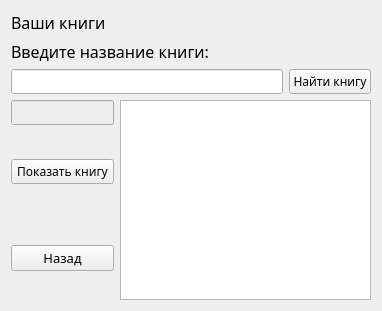
<?xml version="1.0" encoding="UTF-8"?>
<ui version="4.0">
 <class>My_Books</class>
 <widget class="QWidget" name="My_Books">
  <property name="geometry">
   <rect>
    <x>0</x>
    <y>0</y>
    <width>382</width>
    <height>311</height>
   </rect>
  </property>
  <property name="minimumSize">
   <size>
    <width>382</width>
    <height>311</height>
   </size>
  </property>
  <property name="windowTitle">
   <string>Form</string>
  </property>
  <layout class="QGridLayout" name="gridLayout">
   <item row="0" column="0">
    <layout class="QVBoxLayout" name="verticalLayout_2">
     <item>
      <widget class="QLabel" name="label_2">
       <property name="font">
        <font>
         <family>Segoe Script</family>
         <pointsize>12</pointsize>
        </font>
       </property>
       <property name="text">
        <string>Ваши книги</string>
       </property>
      </widget>
     </item>
     <item>
      <widget class="QLabel" name="label">
       <property name="font">
        <font>
         <family>Segoe Script</family>
         <pointsize>12</pointsize>
        </font>
       </property>
       <property name="text">
        <string>Введите название книги:</string>
       </property>
      </widget>
     </item>
     <item>
      <layout class="QHBoxLayout" name="horizontalLayout">
       <item>
        <widget class="QLineEdit" name="lineName">
         <property name="font">
          <font>
           <family>Segoe Script</family>
          </font>
         </property>
        </widget>
       </item>
       <item>
        <widget class="QPushButton" name="find_book">
         <property name="font">
          <font>
           <family>Segoe Script</family>
          </font>
         </property>
         <property name="text">
          <string>Найти книгу</string>
         </property>
        </widget>
       </item>
      </layout>
     </item>
     <item>
      <layout class="QHBoxLayout" name="horizontalLayout_2">
       <item>
        <layout class="QVBoxLayout" name="verticalLayout">
         <item>
          <widget class="QLineEdit" name="ChengeBook">
           <property name="enabled">
            <bool>false</bool>
           </property>
           <property name="font">
            <font>
             <family>Segoe Script</family>
            </font>
           </property>
          </widget>
         </item>
         <item>
          <spacer name="verticalSpacer">
           <property name="orientation">
            <enum>Qt::Vertical</enum>
           </property>
           <property name="sizeHint" stdset="0">
            <size>
             <width>20</width>
             <height>40</height>
            </size>
           </property>
          </spacer>
         </item>
         <item>
          <widget class="QPushButton" name="show_book">
           <property name="font">
            <font>
             <family>Segoe Script</family>
            </font>
           </property>
           <property name="text">
            <string>Показать книгу</string>
           </property>
          </widget>
         </item>
         <item>
          <spacer name="verticalSpacer_4">
           <property name="orientation">
            <enum>Qt::Vertical</enum>
           </property>
           <property name="sizeHint" stdset="0">
            <size>
             <width>20</width>
             <height>40</height>
            </size>
           </property>
          </spacer>
         </item>
         <item>
          <spacer name="verticalSpacer_2">
           <property name="orientation">
            <enum>Qt::Vertical</enum>
           </property>
           <property name="sizeHint" stdset="0">
            <size>
             <width>20</width>
             <height>38</height>
            </size>
           </property>
          </spacer>
         </item>
         <item>
          <widget class="QPushButton" name="back">
           <property name="font">
            <font>
             <family>Segoe Script</family>
             <pointsize>10</pointsize>
            </font>
           </property>
           <property name="text">
            <string>Назад</string>
           </property>
          </widget>
         </item>
         <item>
          <spacer name="verticalSpacer_3">
           <property name="orientation">
            <enum>Qt::Vertical</enum>
           </property>
           <property name="sizeHint" stdset="0">
            <size>
             <width>20</width>
             <height>40</height>
            </size>
           </property>
          </spacer>
         </item>
        </layout>
       </item>
       <item>
        <widget class="QColumnView" name="columnView"/>
       </item>
      </layout>
     </item>
    </layout>
   </item>
  </layout>
 </widget>
 <resources/>
 <connections/>
</ui>
